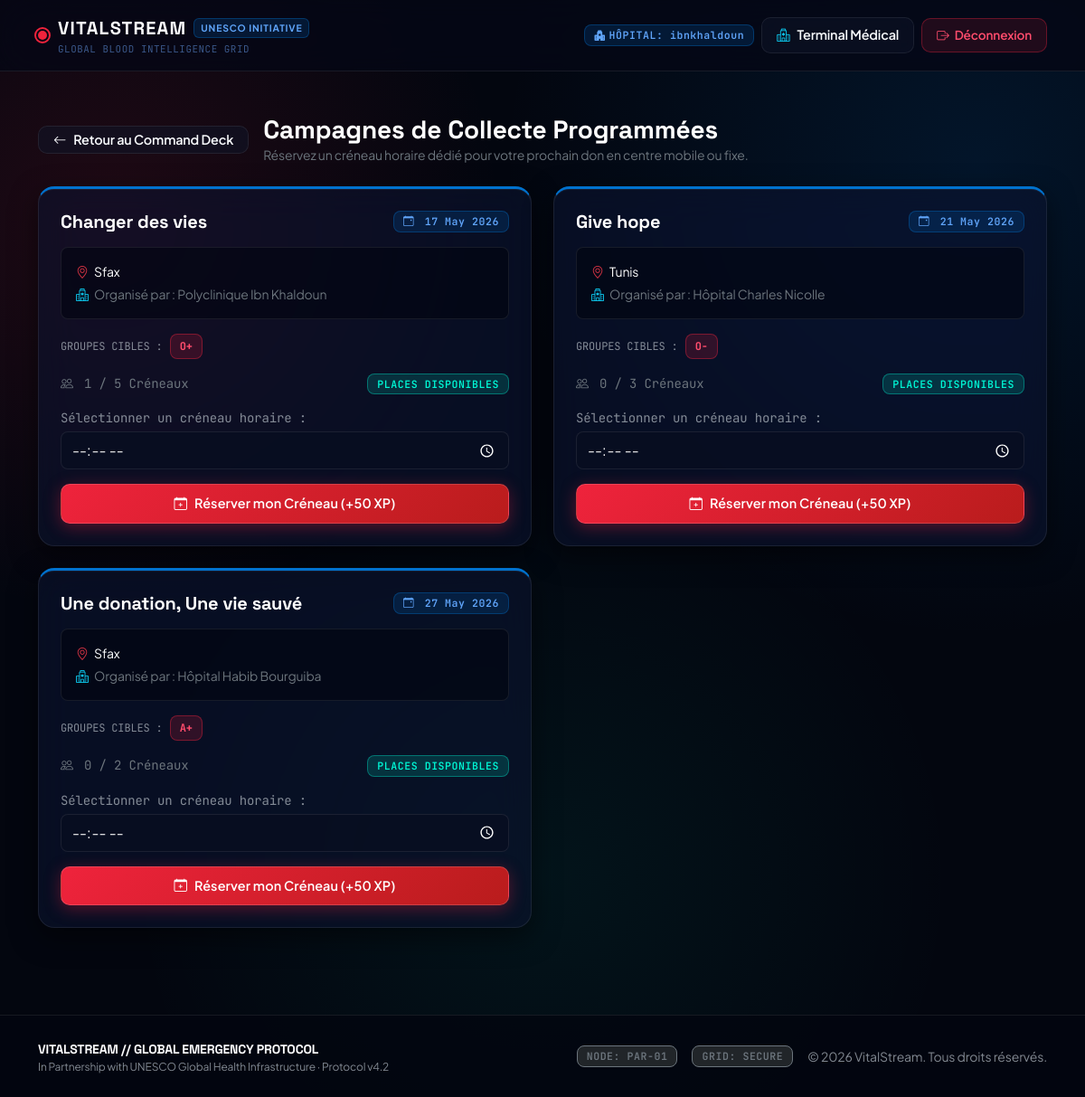
Page /campagnes/ (signed in) on the committed database.
### index/models.py (models this page shows, shortened)
class Campagne(models.Model):
    hopital = models.ForeignKey(Hopital, on_delete=models.CASCADE)
    nom = models.CharField(max_length=200)
    date = models.DateField()
    lieu = models.CharField(max_length=200)
    groupes_cibles = models.CharField(max_length=100, help_text="Ex: O-, A+, B-")
    capacite_totale = models.PositiveIntegerField()

class Hopital(models.Model):
    user = models.OneToOneField(User, on_delete=models.CASCADE)
    nom = models.CharField(max_length=200)
    adresse = models.TextField()
    ville = models.CharField(max_length=100)
    agrement = models.CharField(max_length=100, unique=True)
    valide = models.BooleanField(default=False)
    latitude = models.FloatField(null=True, blank=True)
    longitude = models.FloatField(null=True, blank=True)

### index/views.py (the view)
# urls.py: path("campagnes/", views.list_campagnes, name="list_campagnes"),
@login_required(login_url="login")
def list_campagnes(request):
    campagnes = Campagne.objects.all().order_by("date")
    if hasattr(request.user, "donneur"):
        donneur = request.user.donneur
        inscriptions_ids = list(
            Inscription.objects.filter(donneur=donneur).values_list("campagne_id", flat=True)
        )
    else:
        inscriptions_ids = []
    return render(request, "index/list_campagnes.html", {
        "campagnes": campagnes,
        "inscriptions_ids": inscriptions_ids,
    })

### index/templates/index/list_campagnes.html (shortened to what this page needs)
{% extends 'base.html' %}
{% block content %}
<div class="container py-5">
    <div class="d-flex align-items-center mb-4">
        <a href="{% url 'dashboard_donneur' %}" class="btn-vital-outline btn-sm py-1 px-3 me-3">
            <i class="bi bi-arrow-left"></i> Retour au Command Deck
        </a>
        <div>
            <h3 class="font-display fw-bold text-white mb-0">Campagnes de Collecte Programmées</h3>
            <p class="text-secondary small mb-0">Réservez un créneau horaire dédié pour votre prochain don en centre mobile ou fixe.</p>
        </div>
    </div>
    <div class="row g-4">
        {% for campagne in campagnes %}
        <div class="col-md-6">
            <div class="hud-card p-4 h-100 hud-card-accent-unesco d-flex flex-column justify-content-between">
                <div>
                    <div class="d-flex justify-content-between align-items-start mb-3">
                        <h5 class="font-display fw-bold text-white mb-0">{{ campagne.nom }}</h5>
                        <span class="badge bg-info bg-opacity-20 text-info border border-info border-opacity-30 font-mono small">
                            <i class="bi bi-calendar-event me-1"></i> {{ campagne.date|date:"d M Y" }}
                        </span>
                    </div>
                    <div class="p-3 rounded-3 mb-3" style="background: rgba(3, 6, 15, 0.6); border: 1px solid var(--clinical-border);">
                        <p class="mb-1 text-white small"><i class="bi bi-geo-alt text-danger me-1"></i> {{ campagne.lieu }}</p>
                        <p class="mb-0 text-secondary small"><i class="bi bi-hospital text-info me-1"></i> Organisé par : {{ campagne.hopital.nom }}</p>
                    </div>
                    <div class="d-flex align-items-center gap-2 mb-3">
                        <span class="font-mono text-muted small" style="font-size: 0.75rem;">GROUPES CIBLES :</span>
                        <span class="blood-pill" style="font-size: 0.75rem;">{{ campagne.groupes_cibles }}</span>
                    </div>
                    <div class="d-flex justify-content-between align-items-center mb-3 font-mono small">
                        <span class="text-secondary">
                            <i class="bi bi-people me-1"></i> {{ campagne.inscription_set.count }} / {{ campagne.capacite_totale }} Créneaux
                        </span>
                        {% if campagne.inscription_set.count >= campagne.capacite_totale %}
                            <span class="badge bg-secondary font-mono small">COMPLET</span>
                        {% else %}
                            <span class="badge bg-success bg-opacity-20 text-success border border-success border-opacity-25 font-mono small">PLACES DISPONIBLES</span>
                        {% endif %}
                    </div>
                </div>
                <div>
                    {% if campagne.id in inscriptions_ids %}
                        <button type="button" class="btn btn-vital-outline w-100 disabled-action" disabled>
                            <i class="bi bi-check2-circle text-success"></i> Déjà Inscrit à cette Collecte
                        </button>
                    {% elif campagne.inscription_set.count >= campagne.capacite_totale %}
                        <button type="button" class="btn btn-vital-outline w-100 disabled-action" disabled>
                            Collecte Complète
                        </button>
                    {% else %}
                        <form method="post" action="{% url 'inscrire_campagne' campagne.id %}">
                            <div class="mb-2">
                                <label class="font-mono text-muted small d-block mb-1">Sélectionner un créneau horaire :</label>
                                <input type="time" name="creneau" required
                                       style="background: rgba(8, 14, 33, 0.8); border: 1px solid var(--clinical-border); color: white; border-radius: 8px; padding: 8px 12px; width: 100%;">
                            </div>
                            <button type="submit" class="btn-vital-primary w-100 mt-2">
                                <i class="bi bi-calendar-plus"></i> Réserver mon Créneau (+50 XP)
                            </button>
                        </form>
                    {% endif %}
                </div>
            </div>
        </div>
        {% endfor %}
    </div>
</div>
{% endblock %}

### index/templates/base.html (shortened to what this page needs)
{% load static %}
<!DOCTYPE html>
<html lang="fr" data-bs-theme="dark">
<head>
    <link href="https://cdn.jsdelivr.net/npm/bootstrap@5.3.0/dist/css/bootstrap.min.css" rel="stylesheet">
    <link rel="stylesheet" href="https://cdn.jsdelivr.net/npm/bootstrap-icons@1.10.5/font/bootstrap-icons.css">
    <link rel="stylesheet" type="text/css" href="https://cdn.jsdelivr.net/npm/toastify-js/src/toastify.min.css">
    <link rel="stylesheet" href="https://unpkg.com/leaflet@1.9.4/dist/leaflet.css" />
    <link rel="stylesheet" href="{% static 'css/style.css' %}">
</head>
<body>
<nav class="navbar navbar-glass py-3">
    <div class="container d-flex justify-content-between align-items-center">
        <a href="{% url 'index' %}" class="text-decoration-none d-flex align-items-center gap-2">
            <div class="radar-pulse-dot me-1"></div>
            <div>
                <div class="d-flex align-items-center gap-2">
                    <span class="font-display fw-bold text-white fs-5 tracking-wide-sm">VITALSTREAM</span>
                    <span class="brand-unesco-badge">UNESCO INITIATIVE</span>
                </div>
                <div class="font-mono text-xs opacity-50" style="font-size: 0.68rem; letter-spacing: 0.05em;">GLOBAL BLOOD INTELLIGENCE GRID</div>
            </div>
        </a>
        <div class="d-flex align-items-center gap-2">
            {% if user.is_authenticated %}
                {% if user.is_superuser or user.is_staff %}
                    <span class="badge bg-danger bg-opacity-20 text-danger border border-danger border-opacity-40 font-mono small d-none d-lg-inline-flex align-items-center gap-1 py-2 px-2">
                        <i class="bi bi-shield-fill-check"></i> ROOT: {{ user.username }}
                    </span>
                    <a href="{% url 'dashboard_admin' %}" class="btn-vital-outline btn-sm py-2 px-3">
                        <i class="bi bi-shield-check text-info"></i> Console UNESCO
                    </a>
                    <a href="/admin/" class="btn-vital-primary btn-sm py-2 px-3 d-none d-md-inline-flex">
                        <i class="bi bi-terminal"></i> Django Core
                    </a>
                {% elif user.hopital %}
                    <span class="badge bg-info bg-opacity-20 text-info border border-info border-opacity-40 font-mono small d-none d-lg-inline-flex align-items-center gap-1 py-2 px-2">
                        <i class="bi bi-hospital-fill"></i> HÔPITAL: {{ user.username }}
                    </span>
                    <a href="{% url 'dashboard_hopital' %}" class="btn-vital-outline btn-sm py-2 px-3">
                        <i class="bi bi-hospital text-info"></i> Terminal Médical
                    </a>
                {% endif %}
                <a href="{% url 'logout' %}" class="btn-vital-logout" title="Mettre fin à la session sécurisée">
                    <i class="bi bi-box-arrow-right"></i>
                    <span>Déconnexion</span>
                </a>
            {% endif %}
        </div>
    </div>
</nav>
<main style="min-height: 82vh;">
    {% block content %}
    {% endblock %}
</main>
<footer class="text-center py-4 border-top mt-5" style="border-color: var(--clinical-border) !important; background: rgba(3, 6, 15, 0.8);">
    <div class="container d-flex flex-column flex-md-row justify-content-between align-items-center gap-2">
        <div class="text-start">
            <span class="font-display fw-bold text-white small">VITALSTREAM // GLOBAL EMERGENCY PROTOCOL</span>
            <p class="mb-0 text-muted small" style="font-size: 0.75rem;">In Partnership with UNESCO Global Health Infrastructure · Protocol v4.2</p>
        </div>
        <div class="d-flex align-items-center gap-3">
            <span class="badge bg-dark border border-secondary text-secondary font-mono small">NODE: PAR-01</span>
            <span class="badge bg-dark border border-secondary text-secondary font-mono small">GRID: SECURE</span>
            <span class="text-muted small">© 2026 VitalStream. Tous droits réservés.</span>
        </div>
    </div>
</footer>
</body>
</html>

### rows in the picture
Campagne: nom "Changer des vies", date "17 May 2026", lieu "Sfax", hopital.nom "Polyclinique Ibn Khaldoun", groupes_cibles "O+", inscription_set.count "1", capacite_totale "5", shows "PLACES DISPONIBLES"
Campagne: nom "Give hope", date "21 May 2026", lieu "Tunis", hopital.nom "Hôpital Charles Nicolle", groupes_cibles "O-", inscription_set.count "0", capacite_totale "3", shows "PLACES DISPONIBLES"
Campagne: nom "Une donation, Une vie sauvé", date "27 May 2026", lieu "Sfax", hopital.nom "Hôpital Habib Bourguiba", groupes_cibles "A+", inscription_set.count "0", capacite_totale "2", shows "PLACES DISPONIBLES"

### other values in the picture
{{ user.username }} "ibnkhaldoun"
